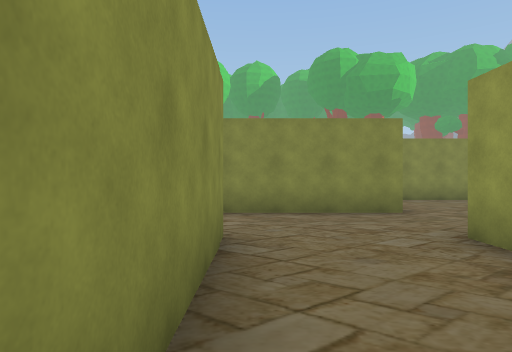
view 1 (above)

24 first-person views from a walk through a Unity game level. The camera is 1.4 m above the floor, looks level and sees 75° across. The floor is counted in squares, 2 m on a side. Each view is taken from the middle of a square. On the plan, view 1 faces up. The plan holds only what a view shows up to about 10 squares ahead; the rest is blank. The place goes on beyond the plan. The player is left out. Some animated figures are left out.

view 2
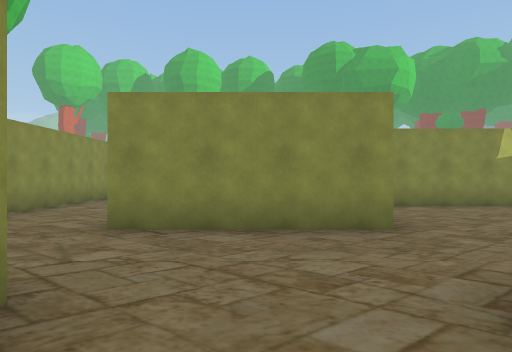

view 3
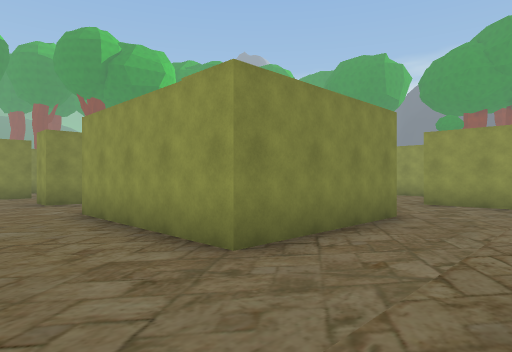

view 4
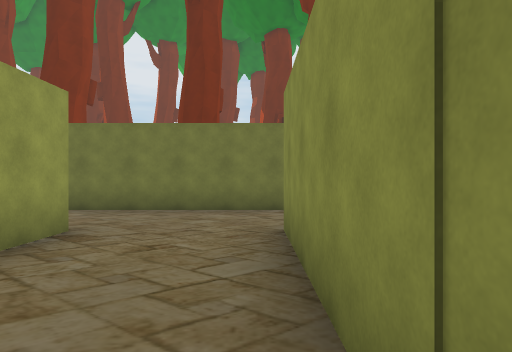

view 5
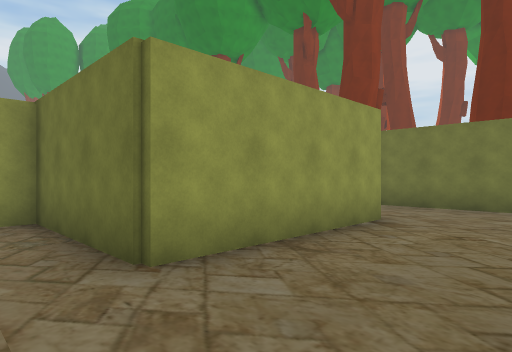

view 6
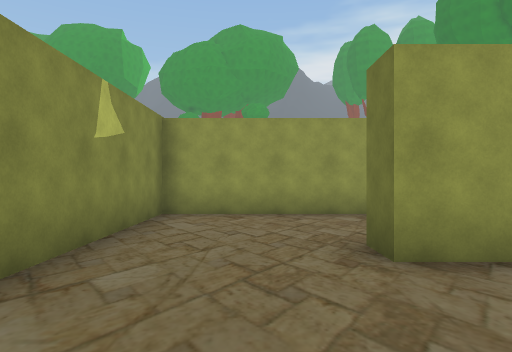

view 7
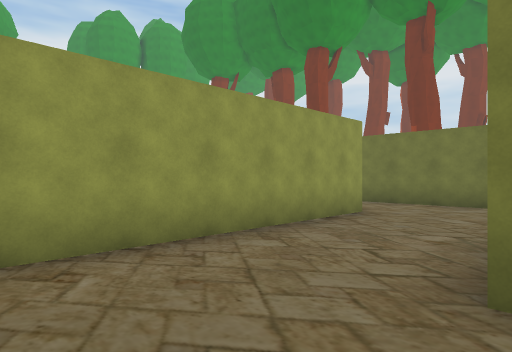

view 8
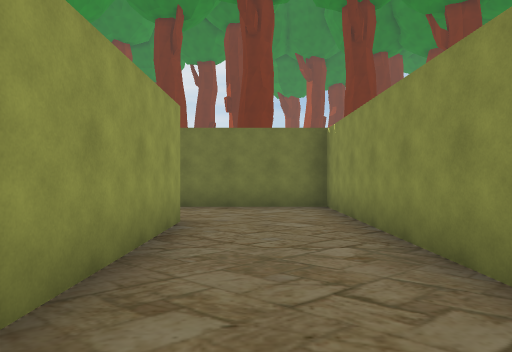

view 9
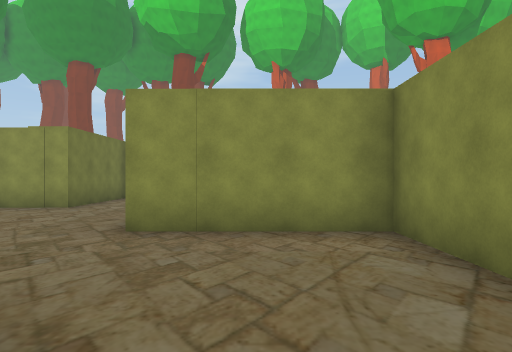

view 10
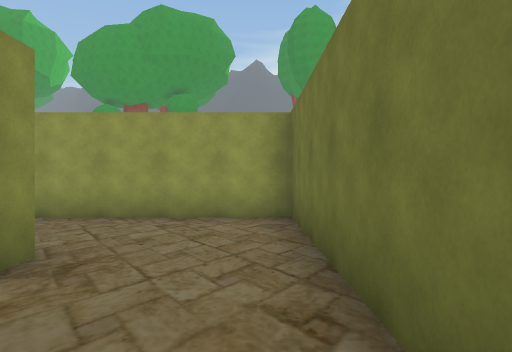

view 11
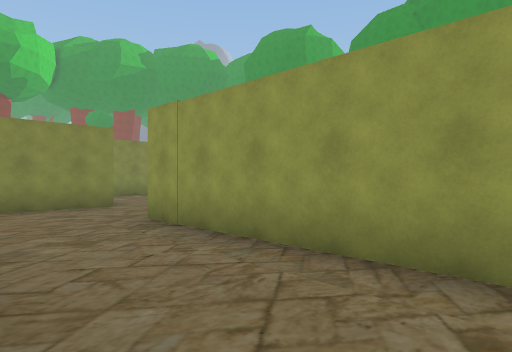

view 12
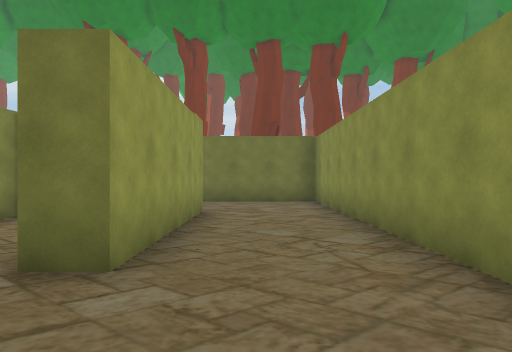

view 13
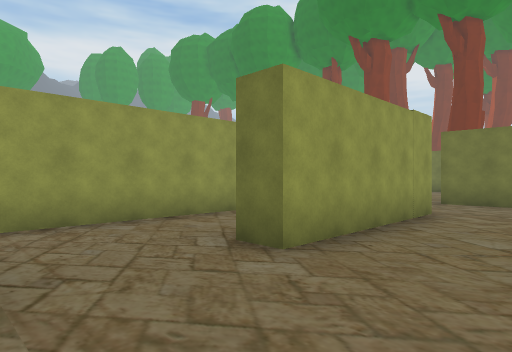

view 14
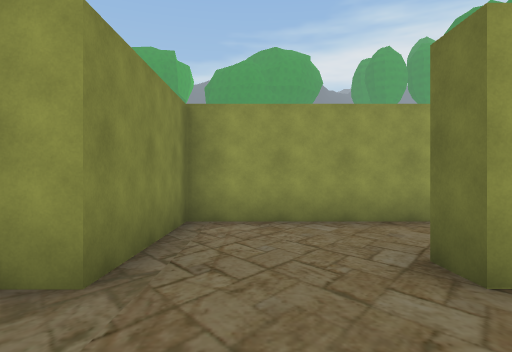

view 15
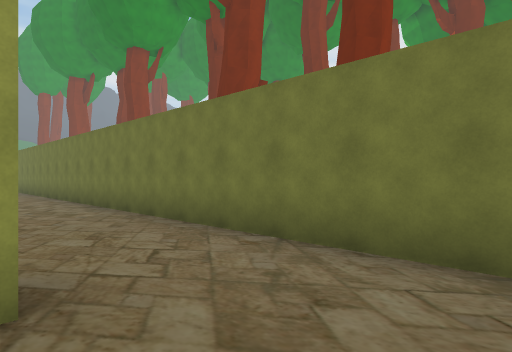

view 16
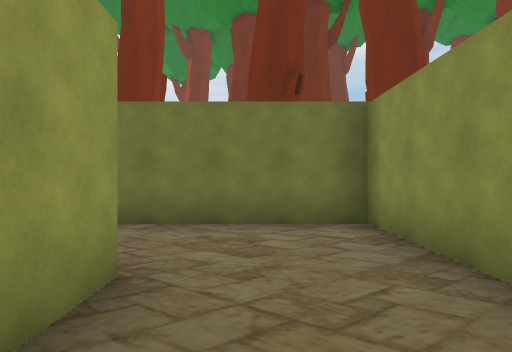

view 17
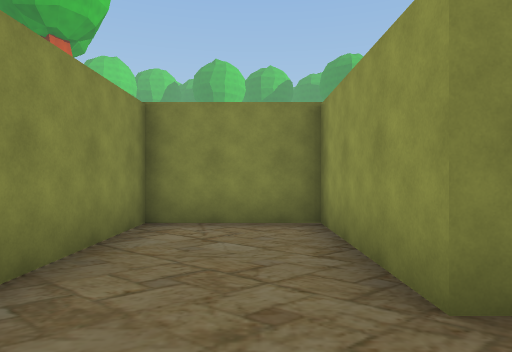

view 18
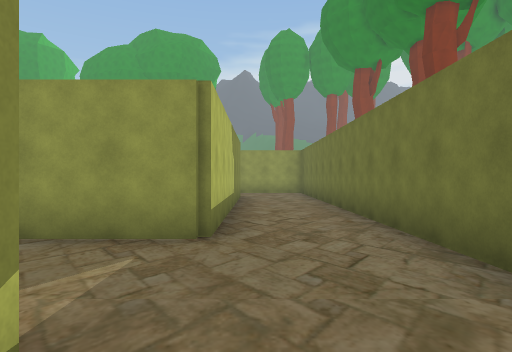

view 19
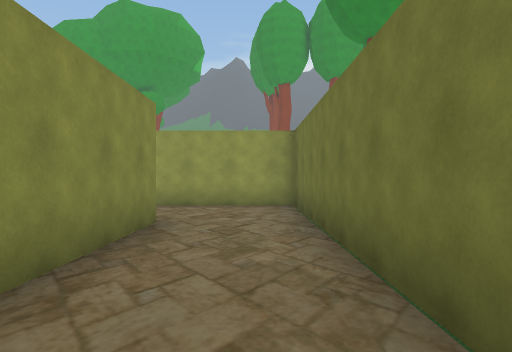

view 20
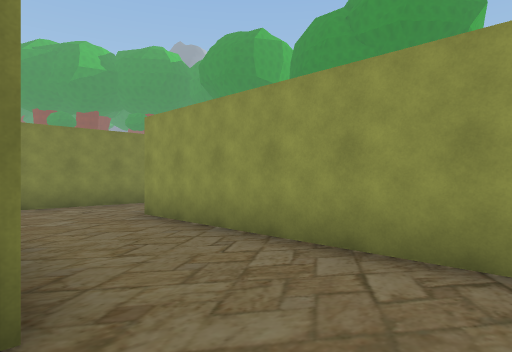

view 21
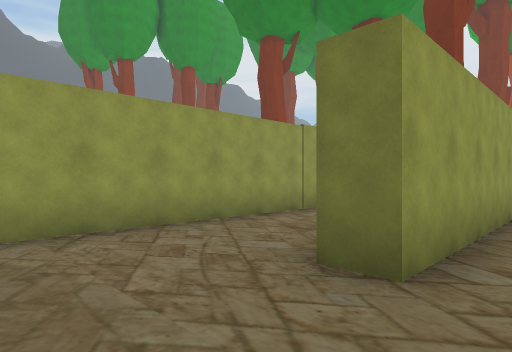

view 22
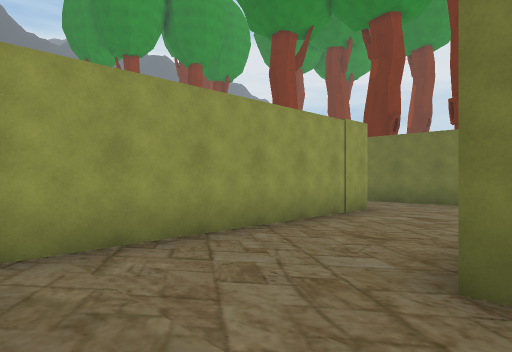

view 23
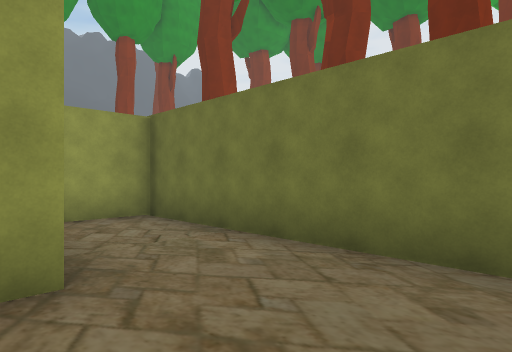

view 24
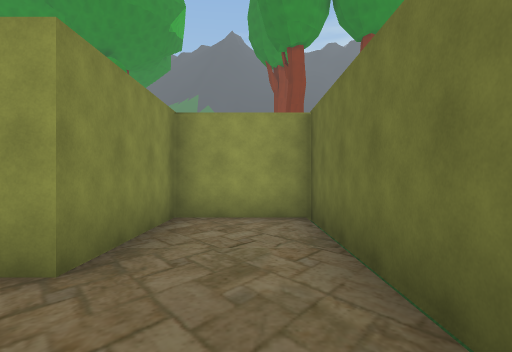

### Floor plan
Points are (right, up) in squares from view 1. A wall is a line through its corners. A room is listed if a view was taken in it or the views show most of it. See-through windows are left out.
Room 1 (views 1, 2, 3, 4, 5, 6, 7, 8, 9, 10, 12, 13, 14, 18)
walls: (6.4, 6) (6.4, 0.4) (9.6, 0.4); (2.4, -0.2) (2.4, 3.8) (5.7, 3.8) (5.7, 6.9) (6.5, 6.9); (9.2, 3) (9.2, 9.7) (2.8, 9.7) (2.8, 6.4) (-0.9, 6.4) (-0.9, 10.6) (-0.2, 10.6); (-0.6, -0.5) (-0.9, -0.5); (-0.9, 13.1) (-0.9, 13.5); (-1.5, -2.9) (2.5, -2.9); (-3.7, 12) (-3.7, 3.8) (-0.4, 3.8) (-0.4, -0.4)
ways out: opening at (10, 1.5) to room 2; opening at (-1, -1.5) to room 3; opening at (3, -1.5) to room 4; opening at (-1, 11.5) to room 5
Room 2 (view 11)
walls: (9.9, 3) (9.2, 3); (9.6, 0.4) (12.6, 0.4) (12.6, 7.1); (13.1, 9.7) (11, 9.7)
ways out: opening at (10, 1.5) to room 1; opening at (13, 8.5)
Room 3 (views 15, 16, 17)
walls: (-0.9, -0.5) (-0.9, 3) (-3.7, 3) (-3.7, -2.9) (-1.5, -2.9)
ways out: opening at (-1, -1.5) to room 1
Room 4 (views 19, 20, 21, 22, 23, 24)
walls: (13.4, -0.5) (5.7, -0.5) (5.7, 1.8); (17.4, -2.9) (22.6, -2.9) (22.6, -0.5) (19.3, -0.5) (19.3, 5.6); (17.1, 6.4) (14.4, 6.4); (2.5, -2.9) (15.9, -2.9) (15.9, 3.8) (16.6, 3.8)
ways out: opening at (3, -1.5) to room 1
Room 5 (no view inside)
walls: (2.1, 7.2) (2.1, 13.1) (-0.9, 13.1)
ways out: opening at (-1, 11.5) to room 1

Where each view was taken, in squares from view 1:
view 1: 0 up, 0 right, facing up
view 2: 2 up, 1 right, facing up
view 3: 4 up, 3 left, facing up-right
view 4: 4 up, 0 right, facing down
view 5: 5 up, 0 right, facing down-right
view 6: 8 up, 3 right, facing right
view 7: 9 up, 6 right, facing down-right
view 8: 8 up, 8 right, facing down
view 9: 8 up, 7 right, facing left
view 10: 1 up, 7 right, facing right
view 11: 2 up, 10 right, facing up-right
view 12: 13 up, 2 left, facing down
view 13: 13 up, 3 left, facing down-right
view 14: 12 up, 3 left, facing right
view 15: 0 up, 3 left, facing down-right
view 16: 2 up, 2 left, facing down
view 17: 2 down, 2 left, facing up
view 18: 1 down, 2 right, facing right
view 19: 2 down, 8 right, facing right
view 20: 2 down, 13 right, facing up-right
view 21: 6 up, 15 right, facing down-right
view 22: 6 up, 16 right, facing down-right
view 23: 0 up, 17 right, facing down-right
view 24: 2 down, 17 right, facing right
